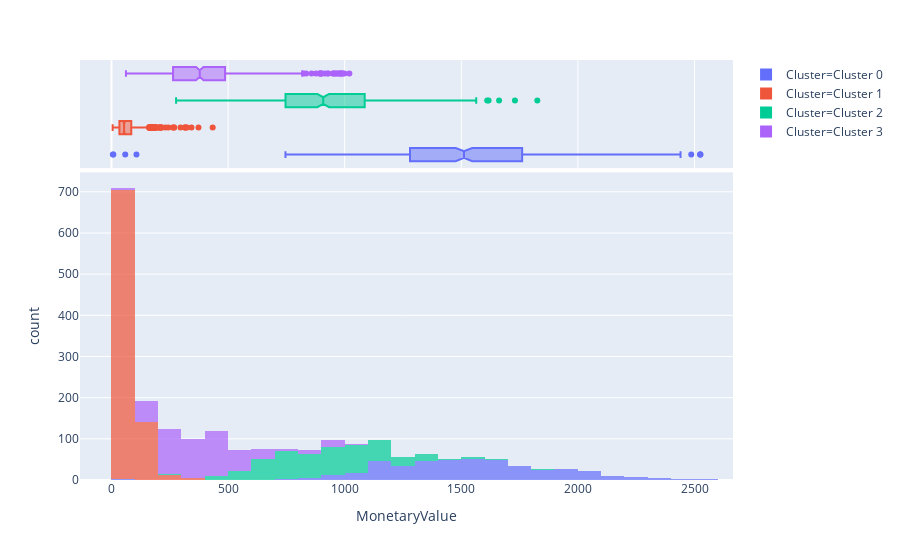

The notebook cell saved with this chart:
### Code cell
plot_model(kmeans_model,plot='distribution',feature='MonetaryValue')

### Figure 1 — Plotly figure (JSON) as saved in the notebook; plotly's stock layout.template omitted (floating-point values rounded to 4 significant figures; data arrays with more than 128 entries replaced by an {"elided": "..."} marker saying what was removed)
{"data": [{"alignmentgroup": "True", "bingroup": "x", "hoverlabel": {"namelength": 0}, "hovertemplate": "Cluster=Cluster 0<br>MonetaryValue=%{x}<br>count=%{y}", "legendgroup": "Cluster=Cluster 0", "marker": {"color": "#636efa", "opacity": 0.7}, "name": "Cluster=Cluster 0", "offsetgroup": "Cluster=Cluster 0", "orientation": "v", "showlegend": true, "type": "histogram", "x": {"elided": "454 int values"}, "xaxis": "x", "yaxis": "y"}, {"alignmentgroup": "True", "customdata": {"elided": "454x5 mixed values"}, "hoverlabel": {"namelength": 0}, "hovertemplate": "Cluster=%{customdata[4]}<br>MonetaryValue=%{customdata[0]}<br>Recency=%{customdata[1]}<br>Income=%{customdata[2]}<br>Purchases=%{customdata[3]}", "legendgroup": "Cluster=Cluster 0", "marker": {"color": "#636efa"}, "name": "Cluster=Cluster 0", "notched": true, "offsetgroup": "Cluster=Cluster 0", "showlegend": false, "type": "box", "x": {"elided": "454 int values"}, "xaxis": "x2", "yaxis": "y2"}, {"alignmentgroup": "True", "bingroup": "x", "hoverlabel": {"namelength": 0}, "hovertemplate": "Cluster=Cluster 1<br>MonetaryValue=%{x}<br>count=%{y}", "legendgroup": "Cluster=Cluster 1", "marker": {"color": "#EF553B", "opacity": 0.7}, "name": "Cluster=Cluster 1", "offsetgroup": "Cluster=Cluster 1", "orientation": "v", "showlegend": true, "type": "histogram", "x": {"elided": "863 int values"}, "xaxis": "x", "yaxis": "y"}, {"alignmentgroup": "True", "customdata": {"elided": "863x5 mixed values"}, "hoverlabel": {"namelength": 0}, "hovertemplate": "Cluster=%{customdata[4]}<br>MonetaryValue=%{customdata[0]}<br>Recency=%{customdata[1]}<br>Income=%{customdata[2]}<br>Purchases=%{customdata[3]}", "legendgroup": "Cluster=Cluster 1", "marker": {"color": "#EF553B"}, "name": "Cluster=Cluster 1", "notched": true, "offsetgroup": "Cluster=Cluster 1", "showlegend": false, "type": "box", "x": {"elided": "863 int values"}, "xaxis": "x2", "yaxis": "y2"}, {"alignmentgroup": "True", "bingroup": "x", "hoverlabel": {"namelength": 0}, "hovertemplate": "Cluster=Cluster 2<br>MonetaryValue=%{x}<br>count=%{y}", "legendgroup": "Cluster=Cluster 2", "marker": {"color": "#00cc96", "opacity": 0.7}, "name": "Cluster=Cluster 2", "offsetgroup": "Cluster=Cluster 2", "orientation": "v", "showlegend": true, "type": "histogram", "x": {"elided": "447 int values"}, "xaxis": "x", "yaxis": "y"}, {"alignmentgroup": "True", "customdata": {"elided": "447x5 mixed values"}, "hoverlabel": {"namelength": 0}, "hovertemplate": "Cluster=%{customdata[4]}<br>MonetaryValue=%{customdata[0]}<br>Recency=%{customdata[1]}<br>Income=%{customdata[2]}<br>Purchases=%{customdata[3]}", "legendgroup": "Cluster=Cluster 2", "marker": {"color": "#00cc96"}, "name": "Cluster=Cluster 2", "notched": true, "offsetgroup": "Cluster=Cluster 2", "showlegend": false, "type": "box", "x": {"elided": "447 int values"}, "xaxis": "x2", "yaxis": "y2"}, {"alignmentgroup": "True", "bingroup": "x", "hoverlabel": {"namelength": 0}, "hovertemplate": "Cluster=Cluster 3<br>MonetaryValue=%{x}<br>count=%{y}", "legendgroup": "Cluster=Cluster 3", "marker": {"color": "#ab63fa", "opacity": 0.7}, "name": "Cluster=Cluster 3", "offsetgroup": "Cluster=Cluster 3", "orientation": "v", "showlegend": true, "type": "histogram", "x": {"elided": "476 int values"}, "xaxis": "x", "yaxis": "y"}, {"alignmentgroup": "True", "customdata": {"elided": "476x5 mixed values"}, "hoverlabel": {"namelength": 0}, "hovertemplate": "Cluster=%{customdata[4]}<br>MonetaryValue=%{customdata[0]}<br>Recency=%{customdata[1]}<br>Income=%{customdata[2]}<br>Purchases=%{customdata[3]}", "legendgroup": "Cluster=Cluster 3", "marker": {"color": "#ab63fa"}, "name": "Cluster=Cluster 3", "notched": true, "offsetgroup": "Cluster=Cluster 3", "showlegend": false, "type": "box", "x": {"elided": "476 int values"}, "xaxis": "x2", "yaxis": "y2"}], "layout": {"barmode": "relative", "legend": {"tracegroupgap": 0}, "margin": {"t": 60}, "xaxis": {"anchor": "y", "domain": [0, 1], "title": {"text": "MonetaryValue"}}, "xaxis2": {"anchor": "y2", "domain": [0, 1], "matches": "x", "showgrid": true, "showticklabels": false}, "yaxis": {"anchor": "x", "domain": [0, 0.7326], "title": {"text": "count"}}, "yaxis2": {"anchor": "x2", "domain": [0.7426, 1], "matches": "y2", "showgrid": false, "showline": false, "showticklabels": false, "ticks": ""}}}
